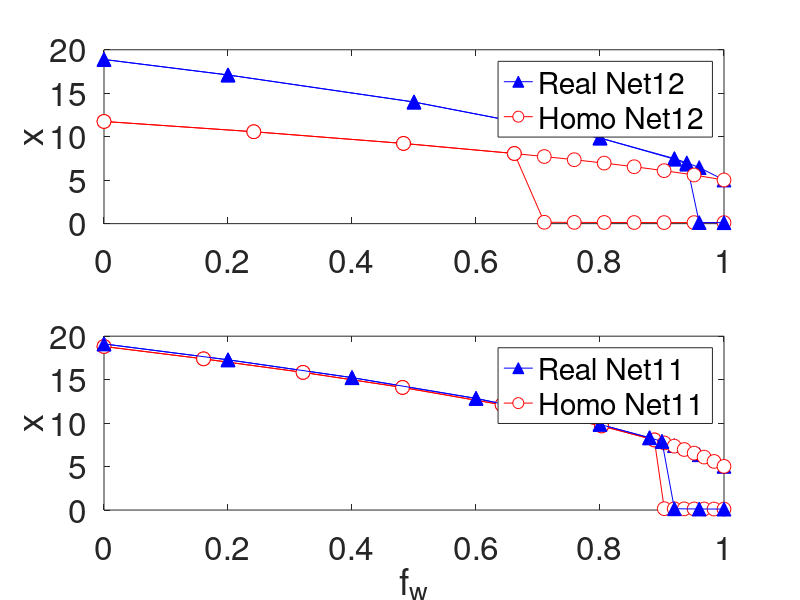

Source code (MATLAB):
function Figure_5_e
%% plot figure 5 e

mark_size = 10;


%% Net12
figure1 = figure('color',[1 1 1]);
axes1 = axes('Parent',figure1,'YScale','log','YMinorTick','on','FontSize',24);
hold(axes1,'all');
load 3PLANT_POLLINATOR_Robertson_1929_weight_A
net12n(1:8,1:7)=haha(32,:,:);
load beta_xnn00_net12;
net12 = xnn;w12 = [20.7:-5:8,7:-1:0]/20.7;

subplot(2,1,1)
plot(1-net12n(:,6),net12n(:,1),'-b^','MarkerSize',mark_size,'MarkerEdgeColor','b','MarkerFaceColor','b');hold on
plot(1-w12,net12(1,:),'-ro','MarkerSize',mark_size,'MarkerEdgeColor','r','MarkerFaceColor','w')

plot(1-net12n(:,6),net12n(:,2),'-b^','MarkerSize',mark_size,'MarkerEdgeColor','b','MarkerFaceColor','b');hold on
plot(1-w12,net12(3,:),'-ro','MarkerSize',mark_size,'MarkerEdgeColor','r','MarkerFaceColor','w')


legend('Real Net12','Homo Net12')
% xlabel('f_w','FontSize',24)
ylabel('x','FontSize',24)
set(gca,'FontSize',24);
box on
%% Net11
subplot(2,1,2)
load 3PLANT_POLLINATOR_Robertson_1929_weight_P
net11n(1:10,1:7)=haha(32,:,:);
load beta_xnn00_net11;
net11 = xnn;w11 = [62.3:-10:8,7:-1:0]/62.3;

plot(1-net11n(:,6),net11n(:,1),'-b^','MarkerSize',mark_size,'MarkerEdgeColor','b','MarkerFaceColor','b');hold on
plot(1-w11,net11(1,:),'-ro','MarkerSize',mark_size,'MarkerEdgeColor','r','MarkerFaceColor','w')

plot(1-w11,net11(3,:),'-ro','MarkerSize',mark_size,'MarkerEdgeColor','r','MarkerFaceColor','w')
plot(1-net11n(:,6),net11n(:,2),'-b^','MarkerSize',mark_size,'MarkerEdgeColor','b','MarkerFaceColor','b');hold on

legend('Real Net11','Homo Net11')
xlabel('f_w','FontSize',24)
ylabel('x','FontSize',24)
set(gca,'FontSize',24);
box on